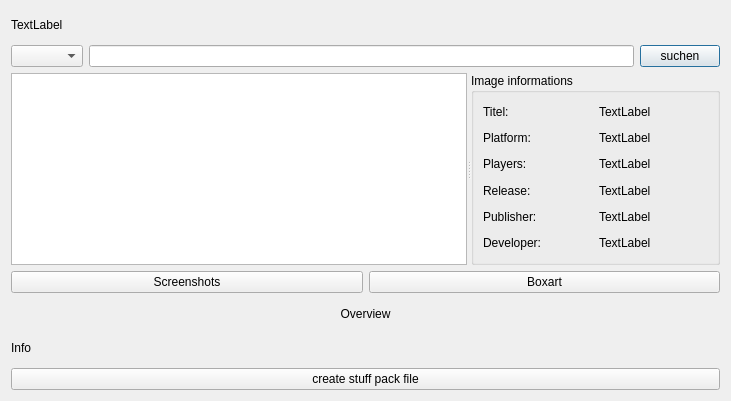
<?xml version="1.0" encoding="UTF-8"?>
<ui version="4.0">
 <class>TheGamesDB</class>
 <widget class="QDialog" name="TheGamesDB">
  <property name="geometry">
   <rect>
    <x>0</x>
    <y>0</y>
    <width>731</width>
    <height>401</height>
   </rect>
  </property>
  <property name="windowTitle">
   <string>Dialog</string>
  </property>
  <layout class="QGridLayout" name="gridLayout_3">
   <item row="0" column="0">
    <widget class="QLabel" name="lblStuffpack">
     <property name="text">
      <string>TextLabel</string>
     </property>
    </widget>
   </item>
   <item row="1" column="0">
    <layout class="QHBoxLayout" name="horizontalLayout">
     <property name="sizeConstraint">
      <enum>QLayout::SetMinimumSize</enum>
     </property>
     <item>
      <widget class="QComboBox" name="cboPlatform"/>
     </item>
     <item>
      <widget class="QLineEdit" name="edtSearch">
       <property name="sizePolicy">
        <sizepolicy hsizetype="Expanding" vsizetype="Fixed">
         <horstretch>0</horstretch>
         <verstretch>0</verstretch>
        </sizepolicy>
       </property>
      </widget>
     </item>
     <item>
      <widget class="QPushButton" name="cmdSearch">
       <property name="sizePolicy">
        <sizepolicy hsizetype="Maximum" vsizetype="Fixed">
         <horstretch>0</horstretch>
         <verstretch>0</verstretch>
        </sizepolicy>
       </property>
       <property name="text">
        <string>suchen</string>
       </property>
      </widget>
     </item>
    </layout>
   </item>
   <item row="2" column="0">
    <widget class="QSplitter" name="splitter">
     <property name="orientation">
      <enum>Qt::Horizontal</enum>
     </property>
     <widget class="QListWidget" name="lisGamesList"/>
     <widget class="QGroupBox" name="grpRom">
      <property name="sizePolicy">
       <sizepolicy hsizetype="Preferred" vsizetype="Preferred">
        <horstretch>0</horstretch>
        <verstretch>0</verstretch>
       </sizepolicy>
      </property>
      <property name="title">
       <string>Image informations</string>
      </property>
      <layout class="QGridLayout" name="gridLayout_2">
       <item row="0" column="0">
        <widget class="QLabel" name="label">
         <property name="text">
          <string>Titel:</string>
         </property>
        </widget>
       </item>
       <item row="0" column="1">
        <widget class="QLabel" name="lblGameTitle">
         <property name="text">
          <string>TextLabel</string>
         </property>
        </widget>
       </item>
       <item row="1" column="0">
        <widget class="QLabel" name="label_2">
         <property name="text">
          <string>Platform:</string>
         </property>
        </widget>
       </item>
       <item row="1" column="1">
        <widget class="QLabel" name="lblPlatform">
         <property name="text">
          <string>TextLabel</string>
         </property>
        </widget>
       </item>
       <item row="2" column="0">
        <widget class="QLabel" name="label_3">
         <property name="text">
          <string>Players:</string>
         </property>
        </widget>
       </item>
       <item row="2" column="1">
        <widget class="QLabel" name="lblPlayers">
         <property name="text">
          <string>TextLabel</string>
         </property>
        </widget>
       </item>
       <item row="3" column="0">
        <widget class="QLabel" name="label_4">
         <property name="text">
          <string>Release:</string>
         </property>
        </widget>
       </item>
       <item row="3" column="1">
        <widget class="QLabel" name="lblReleaseDate">
         <property name="text">
          <string>TextLabel</string>
         </property>
        </widget>
       </item>
       <item row="4" column="0">
        <widget class="QLabel" name="label_5">
         <property name="text">
          <string>Publisher:</string>
         </property>
        </widget>
       </item>
       <item row="4" column="1">
        <widget class="QLabel" name="lblPublisher">
         <property name="text">
          <string>TextLabel</string>
         </property>
        </widget>
       </item>
       <item row="5" column="0">
        <widget class="QLabel" name="label_6">
         <property name="text">
          <string>Developer:</string>
         </property>
        </widget>
       </item>
       <item row="5" column="1">
        <widget class="QLabel" name="lblDeveloper">
         <property name="text">
          <string>TextLabel</string>
         </property>
        </widget>
       </item>
      </layout>
     </widget>
    </widget>
   </item>
   <item row="3" column="0">
    <layout class="QGridLayout" name="gridLayout">
     <item row="0" column="0">
      <widget class="QPushButton" name="cmdScreenshots">
       <property name="text">
        <string>Screenshots</string>
       </property>
      </widget>
     </item>
     <item row="0" column="1">
      <widget class="QPushButton" name="cmdBoxart">
       <property name="text">
        <string>Boxart</string>
       </property>
      </widget>
     </item>
    </layout>
   </item>
   <item row="4" column="0">
    <widget class="QLabel" name="lblOverview">
     <property name="sizePolicy">
      <sizepolicy hsizetype="Preferred" vsizetype="Preferred">
       <horstretch>0</horstretch>
       <verstretch>0</verstretch>
      </sizepolicy>
     </property>
     <property name="text">
      <string>Overview</string>
     </property>
     <property name="scaledContents">
      <bool>false</bool>
     </property>
     <property name="alignment">
      <set>Qt::AlignCenter</set>
     </property>
     <property name="wordWrap">
      <bool>true</bool>
     </property>
    </widget>
   </item>
   <item row="5" column="0">
    <widget class="QLabel" name="lblInfo">
     <property name="text">
      <string>Info</string>
     </property>
    </widget>
   </item>
   <item row="6" column="0">
    <widget class="QPushButton" name="cmdCreateStuffPack">
     <property name="text">
      <string>create stuff pack file</string>
     </property>
    </widget>
   </item>
  </layout>
 </widget>
 <resources/>
 <connections/>
</ui>
